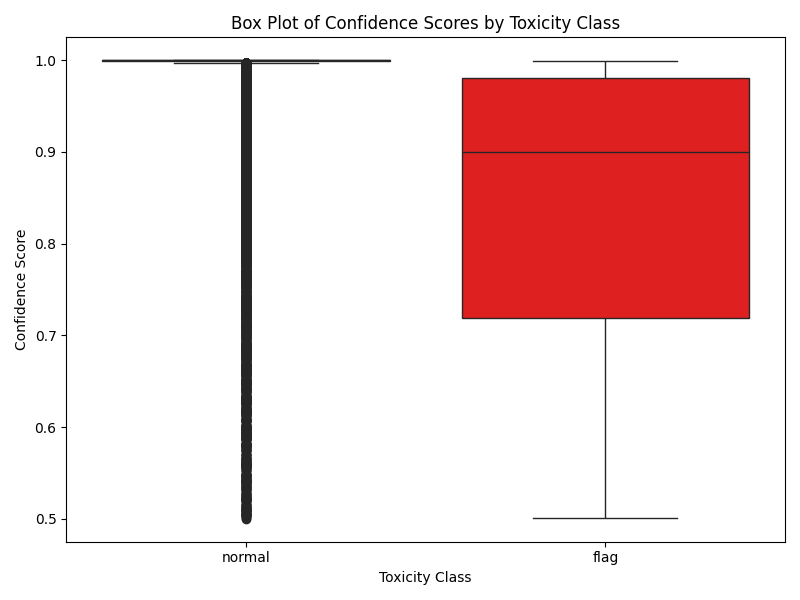

Reproduce this figure in Python.
import psycopg2
import pandas as pd
import matplotlib.pyplot as plt
import seaborn as sns

# Database connection parameters from the screenshot
db_params = {
    'dbname': 'reddit_crawler',
    'user': 'postgres',
    'password': 'testpassword',
    'host': 'localhost',
    'port': '5432'
}

# Query to fetch required data
query = """
SELECT toxicity_class, confidence_score
FROM subreddit_posts_comment
WHERE comment_date BETWEEN '2024-11-06 05:30:00' AND '2024-11-06 14:30:00';
"""

# Fetch data using psycopg2
try:
    conn = psycopg2.connect(**db_params)
    cur = conn.cursor()
    cur.execute(query)
    data = cur.fetchall()  # Fetch all rows
    colnames = [desc[0] for desc in cur.description]  # Get column names
    df = pd.DataFrame(data, columns=colnames)  # Create DataFrame
    conn.close()
except Exception as e:
    print(f"Error connecting to the database: {e}")

# Debug: Check the fetched data
print(df.head())

# Filter only rows with toxicity_class as 'normal' or 'flag'
df_filtered = df[df['toxicity_class'].isin(['normal', 'flag'])]

# Plotting the Box Plot
plt.figure(figsize=(8, 6))

# Box plot with seaborn
sns.boxplot(data=df_filtered, x='toxicity_class', y='confidence_score', hue='toxicity_class', dodge=False, palette={'normal': 'green', 'flag': 'red'})

# Add titles and labels
plt.title('Box Plot of Confidence Scores by Toxicity Class')
plt.xlabel('Toxicity Class')
plt.ylabel('Confidence Score')

# Save or display the plot in the current directory
plt.tight_layout()
plt.savefig('box_plot_filtered_confidence_scores_2.png')
plt.show()
